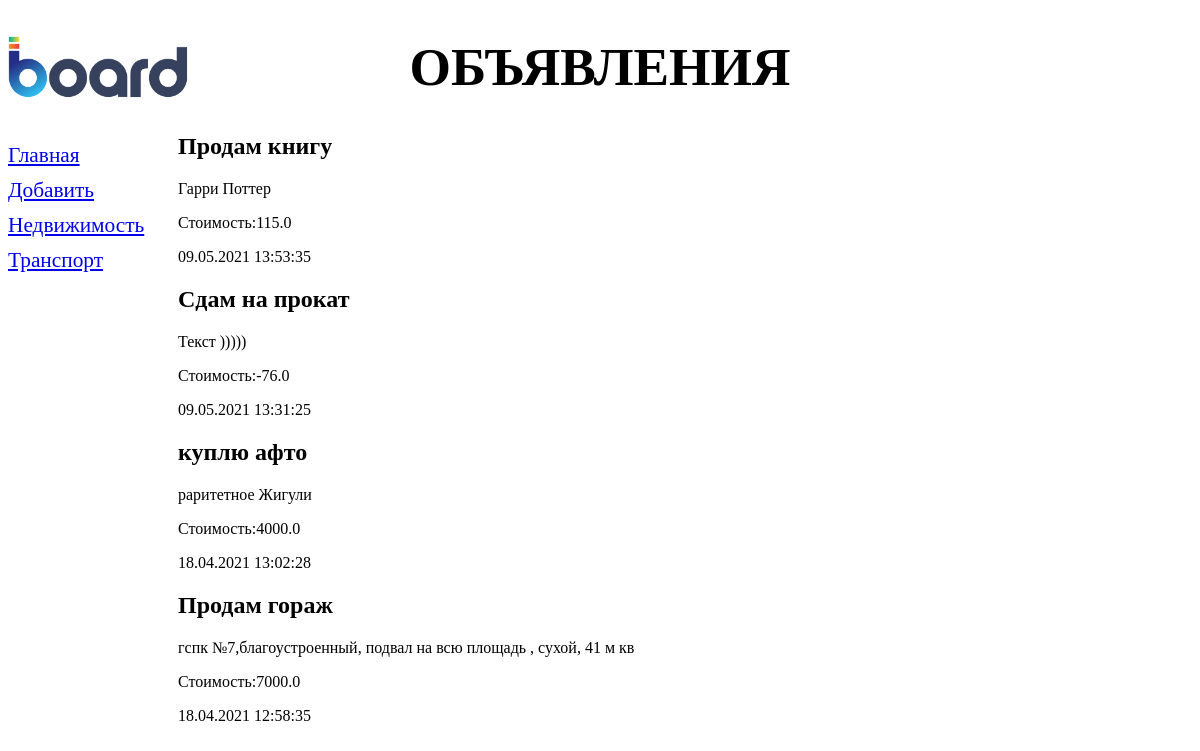
/bboard/, run on the app's committed database.
### bboard/models.py (models this page shows, shortened)
class Rubric(models.Model):
    name=models.CharField(max_length=20,db_index=True,
                          verbose_name='Название')
    class Meta:
        verbose_name_plural='Рубрики'
        verbose_name='Рубрика'
        ordering=['name']

class Bb(models.Model):
    title=models.CharField(max_length=50
                           ,verbose_name='Заголовок')
    content=models.TextField(null=True,blank=True,verbose_name='Текст объявления')
    price=models.FloatField(null=True,blank=True,verbose_name='Цена')
    published=models.DateTimeField(auto_now_add=True,db_index=True)
    rubric=models.ForeignKey('rubric',on_delete=models.PROTECT,
                             verbose_name='Рубрика',null=True)
    class Meta:
        verbose_name_plural='Объявления'
        verbose_name='Объявление'

### bboard/views.py (the view)
# urls.py: path('',index,name='index'),
def index(request):
    bbs=Bb.objects.order_by('-published')
    rubrics = Rubric.objects.all()
    return render(request,'bboard/index.html',{'bbs':bbs,'rubrics':rubrics})

### bboard/templates/bboard/index.html
{% extends "bboard/basic.html" %}
{% block content %}
{% for bb in bbs %}
    <div>
        <h2>{{ bb.title }}</h2>
        <p>{{ bb.content }}</p>
        <p>Стоимость:{{bb.price}}</p>
        <p>{{ bb.published|date:"d.m.Y H:i:s" }}</p>
    </div>
    {% endfor %}
{% endblock %}

### bboard/templates/bboard/basic.html (shortened to what this page needs)
{% load static  %}
<!DOCTYPE html>
<html lang="en">
<head>
    <link type="text/css" rel="stylesheet" href="{% static 'bboard/style.css' %}">
</head>
<body>
     <header>
         <h1> Объявления</h1>
     </header>
            <nav>
                <a href="{% url 'index' %}">Главная</a>
                <a href="{% url 'add' %}">Добавить</a>
                {% for rubric in rubrics %}
                <a href="{% url 'by_rubric' rubric.pk %}">{{ rubric.name }}</a>
                {% endfor %}
            </nav>
             <section>
                 {% block content %}
                 {% endblock %}
             </section>
</body>
</html>

### bboard/static/bboard/style.css (style rules this page uses)
header h1 { font-size: 40pt; text-transform: uppercase; text-align: center; background: url("logo1.png") left / auto 100% no-repeat; }
nav { font-size: 16pt; max-width: 150px; float: left; }
nav a { display: block; margin: 10px 0; }
section { margin-left: 170px; }
body { background: url("bg1.png") ; }

### data on the page
Rubric: name "Недвижимость"
Rubric: name "Транспорт"
Bb: title "Продам книгу", content "Гарри Поттер", price "115.0", published "09.05.2021 13:53:35"
Bb: title "Сдам на прокат", content "Текст )))))", price "-76.0", published "09.05.2021 13:31:25"
Bb: title "куплю афто", content "раритетное Жигули", price "4000.0", published "18.04.2021 13:02:28"
Bb: title "Продам гораж", content "гспк №7,благоустроенный, подвал на всю площадь , сухой, 41 м кв", price "7000.0", published "18.04.2021 12:58:35"
